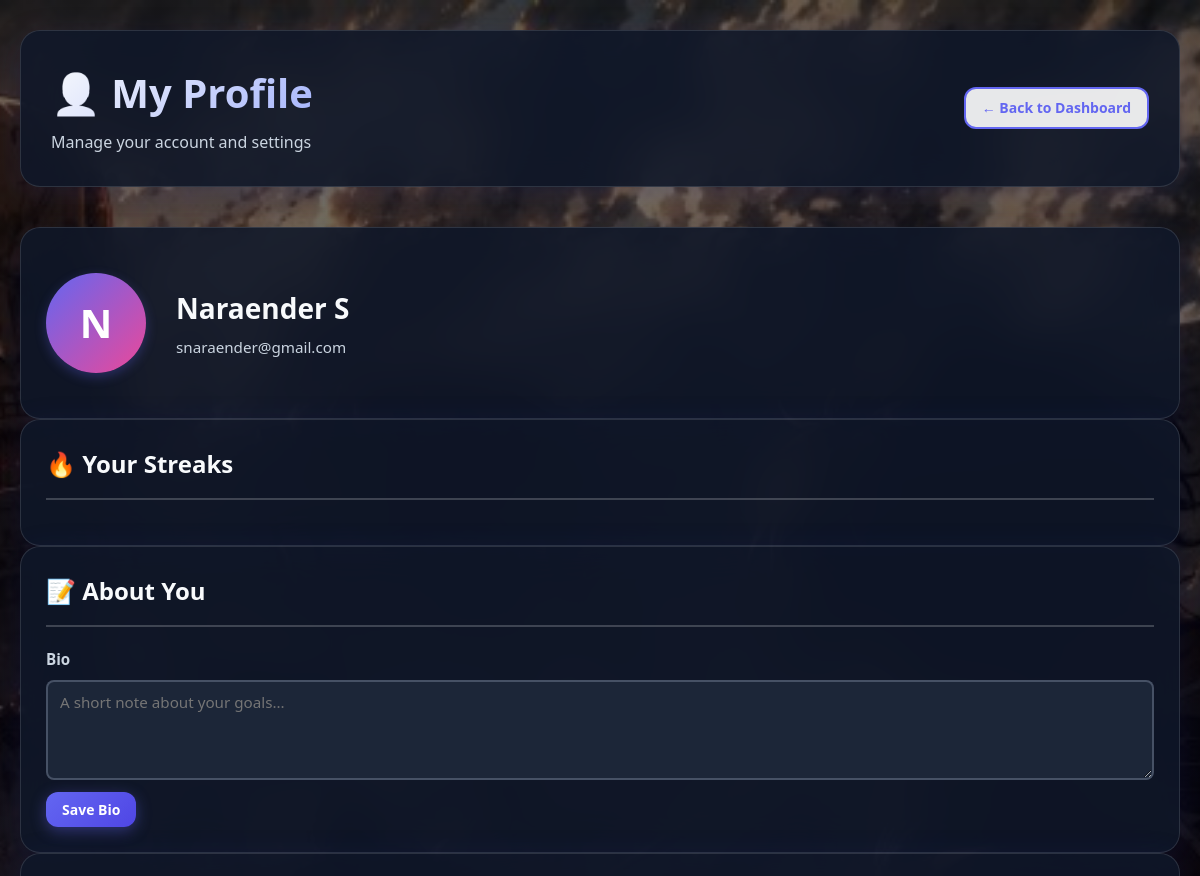
The page /profile (signed in, upper part) on the database as committed earlier.
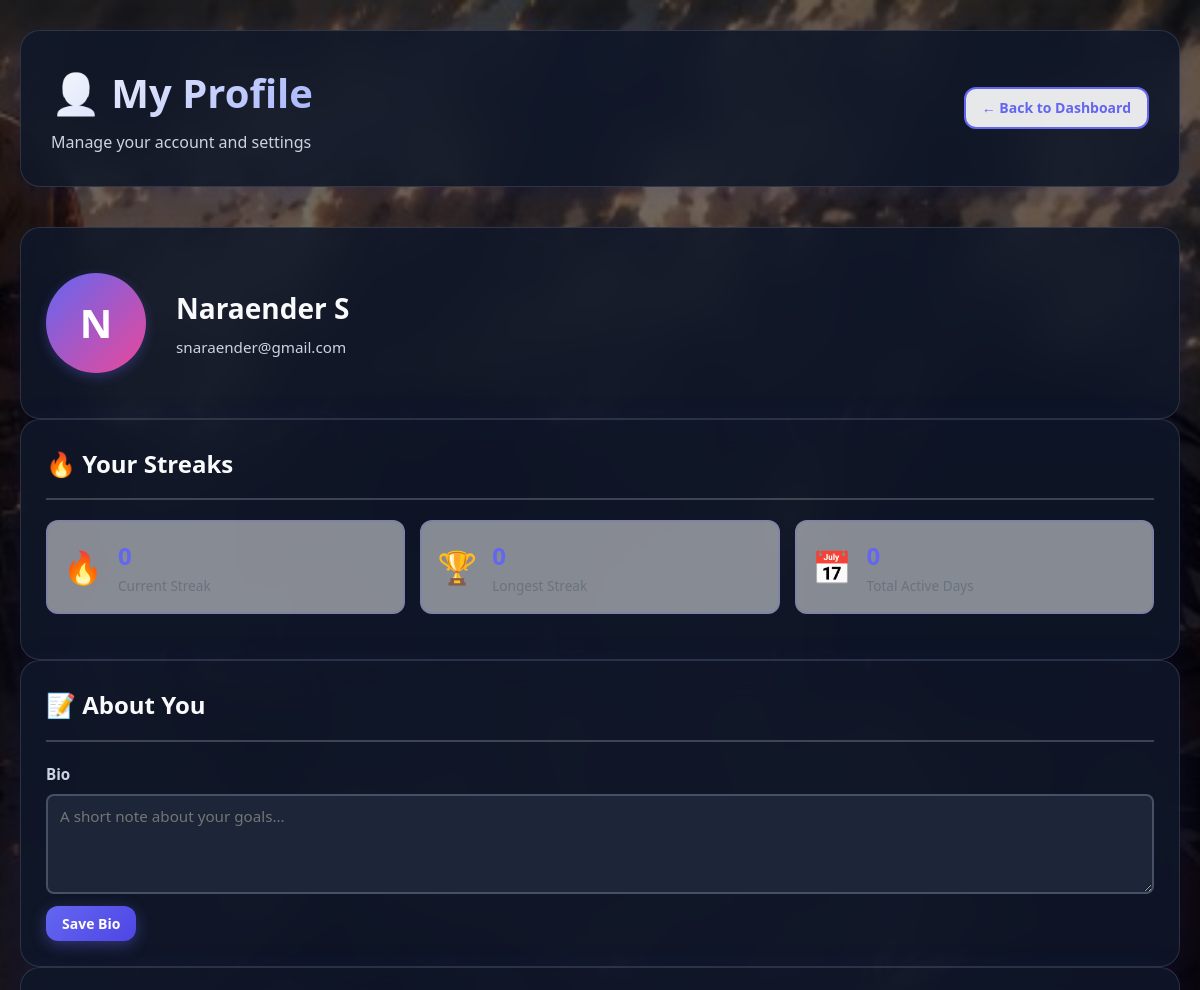
The same page on the database as committed later.
### tables this page shows
CREATE TABLE users (
        id INTEGER PRIMARY KEY AUTOINCREMENT,
        name TEXT,
        email TEXT UNIQUE,
        password TEXT
    , avatar TEXT DEFAULT 'default.png', bio TEXT, created_at TEXT, updated_at TEXT);

CREATE TABLE user_streaks (

        id INTEGER PRIMARY KEY AUTOINCREMENT,

        user_id INTEGER NOT NULL,

        current_streak INTEGER DEFAULT 0,

        longest_streak INTEGER DEFAULT 0,

        last_activity_date TEXT,

        total_days_active INTEGER DEFAULT 0,
        
        created_at TIMESTAMP DEFAULT CURRENT_TIMESTAMP,

        FOREIGN KEY (user_id) REFERENCES users(id) ON DELETE CASCADE

    );

### app.py (the view, shortened to what this page needs)
@app.route("/profile", methods=["GET", "POST"])
@require_login
def profile():
    error = None
    success = None
    conn = get_db()
    user = conn.execute(
        "SELECT * FROM users WHERE id = ?",
        (session["user_id"],),
    ).fetchone()
    streak = conn.execute(
        "SELECT * FROM user_streaks WHERE user_id = ?",
        (session["user_id"],),
    ).fetchone()
    conn.close()
    return render_template(
        "profile.html",
        user=user,
        streak=streak,
        error=error,
        success=success,
    )

### app.py (called while the page is built)
def get_db():
    conn = sqlite3.connect(app.config["DATABASE"])
    conn.row_factory = sqlite3.Row
    return conn

def require_login(f):
    @wraps(f)
    def decorated_function(*args, **kwargs):
        if "user_id" not in session:
            return redirect("/login")
        return f(*args, **kwargs)
    return decorated_function

### templates/profile.html (shortened to what this page needs)
{% extends "base.html" %}
{% block page_class %}page-profile{% endblock %}
{% block content %}
<div class="dashboard-container">
    <div class="dashboard-header">
        <div class="header-content">
            <h1>👤 My Profile</h1>
            <p class="today-date">Manage your account and settings</p>
        </div>
        <div class="header-actions">
            <a href="/dashboard" class="btn btn-small btn-secondary">← Back to Dashboard</a>
        </div>
    </div>
    <div class="section-card">
        <div class="profile-header">
            <div class="profile-avatar">
                <div class="avatar">{{ session['user_name'][0] | upper }}</div>
            </div>
            <div class="profile-info">
                <h2>{{ session['user_name'] }}</h2>
                <p class="profile-email">{{ user['email'] }}</p>
            </div>
        </div>
    </div>
    <div class="section-card">
        <div class="section-header">
            <h2>🔥 Your Streaks</h2>
        </div>
        {% if streak %}
            <div class="streaks-grid">
                <div class="streak-box">
                    <div class="streak-icon">🔥</div>
                    <div class="streak-info">
                        <div class="streak-number">{{ streak['current_streak'] }}</div>
                        <div class="streak-text">Current Streak</div>
                    </div>
                </div>
                <div class="streak-box">
                    <div class="streak-icon">🏆</div>
                    <div class="streak-info">
                        <div class="streak-number">{{ streak['longest_streak'] }}</div>
                        <div class="streak-text">Longest Streak</div>
                    </div>
                </div>
                <div class="streak-box">
                    <div class="streak-icon">📅</div>
                    <div class="streak-info">
                        <div class="streak-number">{{ streak['total_days_active'] }}</div>
                        <div class="streak-text">Total Active Days</div>
                    </div>
                </div>
            </div>
        {% endif %}
    </div>
    <div class="section-card">
        <div class="section-header">
            <h2>📝 About You</h2>
        </div>
        <form method="POST" class="profile-form">
            <div class="form-group">
                <label for="bio">Bio</label>
                <textarea id="bio" name="bio" rows="3" placeholder="A short note about your goals...">{{ user['bio'] or '' }}</textarea>
            </div>
            <button type="submit" class="btn btn-small btn-primary">Save Bio</button>
        </form>
    </div>
    <div class="section-card">
    </div>
</div>
{% endblock %}

### templates/base.html (shortened to what this page needs)
<!DOCTYPE html>
<html lang="en">
<head>
    <link rel="stylesheet" href="{{ url_for('static', filename='style.css') }}">
</head>
<body class="{% block page_class %}page-default{% endblock %}">
    {% block content %}{% endblock %}
</body>
</html>

### static/style.css (style rules this page uses)
* { margin: 0; padding: 0; box-sizing: border-box; }
:root { --primary: #6366f1; --primary-dark: #4f46e5; --secondary: #ec4899; --success: #10b981; --warning: #f59e0b; --danger: #ef4444; --dark: #1f2937; --light: #f9fafb; --border: #e5e7eb; --text: #374151; --text-light: #6b7280; --glass-light: rgba(255, 255, 255, 0.7); --glass-dark: rgba(30, 30, 60, 0.5); }
body { font-family: 'Segoe UI', Tahoma, Geneva, Verdana, sans-serif; background: #0f172a center / cover no-repeat fixed; color: var(--text); line-height: 1.6; min-height: 100vh; }
body.page-analytics, body.page-goals, body.page-habits, body.page-challenges, body.page-profile, body.page-edit { background-image: linear-gradient(rgba(0, 0, 0, 0.52), rgba(15, 10, 30, 0.78)), url('bg-analytics.png'); }
body[class*="page-"] { background-attachment: fixed; background-size: cover; background-position: center; }
body[class*="page-"] .auth-card, body[class*="page-"] .form-card, body[class*="page-"] .section-card, body[class*="page-"] .dashboard-header { background: rgba(15, 23, 42, 0.88); border-color: rgba(255, 255, 255, 0.12); color: #e2e8f0; }
body[class*="page-"] h1, body[class*="page-"] h2, body[class*="page-"] h3, body[class*="page-"] .section-header h2 { color: #f8fafc; }
body[class*="page-"] p, body[class*="page-"] label, body[class*="page-"] .today-date, body[class*="page-"] .form-header p, body[class*="page-"] .auth-header p { color: #cbd5e1; }
body[class*="page-"] input, body[class*="page-"] select, body[class*="page-"] textarea { background: rgba(30, 41, 59, 0.9); border-color: rgba(148, 163, 184, 0.35); color: #f1f5f9; }
body[class*="page-"] .header-content h1 { background: linear-gradient(135deg, #f8fafc, #a5b4fc); -webkit-background-clip: text; -webkit-text-fill-color: transparent; background-clip: text; }
h1 { font-size: 2.5rem; font-weight: 700; color: var(--dark); margin-bottom: 0.5rem; }
h2 { font-size: 1.75rem; font-weight: 600; color: var(--dark); margin-bottom: 1rem; }
p { color: var(--text); font-size: 1rem; }
.form-group { display: flex; flex-direction: column; gap: 8px; }
.form-group label { font-weight: 600; font-size: 0.95rem; color: var(--text); }
.form-group input, .form-group select, .form-group textarea { padding: 12px 16px; border: 2px solid var(--border); border-radius: 12px; font-size: 1rem; background: rgba(255, 255, 255, 0.9); color: var(--text); transition: all 0.3s ease; font-family: inherit; }
.form-group textarea { resize: vertical; min-height: 100px; }
.btn { padding: 12px 24px; border: none; border-radius: 12px; font-size: 1rem; font-weight: 600; cursor: pointer; transition: all 0.3s ease; display: inline-block; text-decoration: none; text-align: center; font-family: inherit; }
.btn-primary { background: linear-gradient(135deg, var(--primary), var(--primary-dark)); color: white; box-shadow: 0 4px 15px rgba(99, 102, 241, 0.4); }
.btn-secondary { background: rgba(255, 255, 255, 0.9); color: var(--primary); border: 2px solid var(--primary); }
.btn-small { padding: 8px 16px; font-size: 0.875rem; }
.dashboard-container { max-width: 1400px; margin: 0 auto; padding: 30px 20px; min-height: 100vh; }
.dashboard-header { display: flex; justify-content: space-between; align-items: center; margin-bottom: 40px; background: var(--glass-light); backdrop-filter: blur(20px); border: 1px solid rgba(255, 255, 255, 0.3); border-radius: 20px; padding: 30px; box-shadow: 0 8px 32px 0 rgba(31, 38, 135, 0.2); }
.header-content h1 { background: linear-gradient(135deg, white, rgba(255, 255, 255, 0.9)); -webkit-background-clip: text; -webkit-text-fill-color: transparent; background-clip: text; margin-bottom: 5px; }
.today-date { color: rgba(255, 255, 255, 0.8); font-size: 1rem; }
.section-card { background: var(--glass-light); backdrop-filter: blur(20px); border: 1px solid rgba(255, 255, 255, 0.3); border-radius: 20px; padding: 25px; box-shadow: 0 8px 32px 0 rgba(31, 38, 135, 0.2); animation: slideUp 0.5s ease-out; }
.section-header { display: flex; justify-content: space-between; align-items: center; margin-bottom: 20px; padding-bottom: 15px; border-bottom: 2px solid rgba(255, 255, 255, 0.2); }
.section-header h2 { margin: 0; font-size: 1.5rem; color: var(--dark); }
* { transition: background-color 0.2s ease, border-color 0.2s ease; }

Rows that differ between the two databases and show on the page:
added user_streaks: current_streak "0", longest_streak "0", total_days_active "0"
Other text that changed with them:
text now shown: "🔥 Current Streak 🏆 Longest Streak 📅 Total Active Days"
